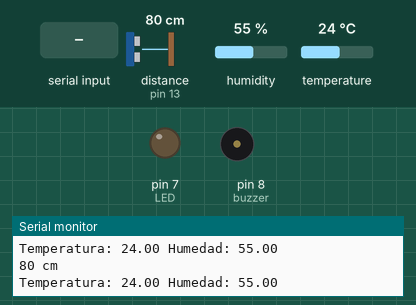
Recording of a sketch running on a simulated Arduino Uno, built with avr-gcc and run on an emulated ATmega328P. On the bench: output pins drawn as LEDs (lit = HIGH), buzzer (waves = sounding, pin HIGH), the last lines printed to the serial monitor. Wiring (inferred from the names in the program): ultrasonic range finder: trigger pin 12; echo pin 13. The test bench sets the inputs (shaded band); at power-on: distance to the obstacle (sensor on pin 13) 80 cm, humidity 55 %, temperature 24 °C. The echo pulse lasts 58.3 µs per cm; pins used as bus, display or sensor lines are not drawn.

Above: at 3.3 s.
3.4 s: "1" received over the second serial link
At 6.7 s:
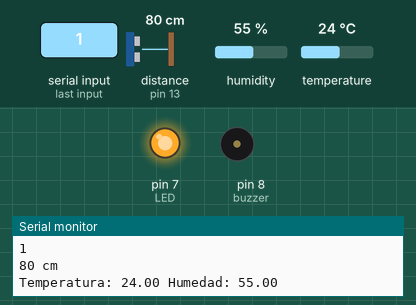
7.1 s: "3" received over the second serial link
At 9.0 s:
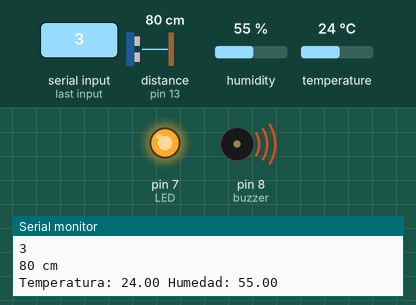
10.4 s: "2" received over the second serial link
At 14.3 s:
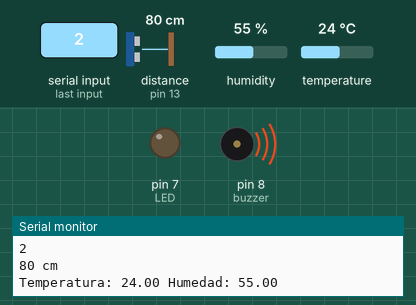
14.7 s: "4" received over the second serial link
At 16.5 s:
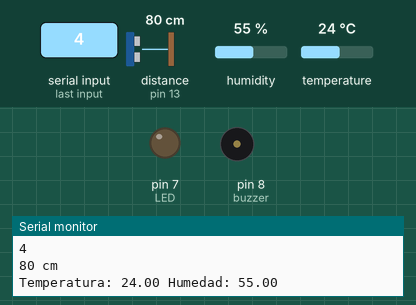
Timing chart, 0 to 18.0 s (numbered marks = the images above; inputs shaded):
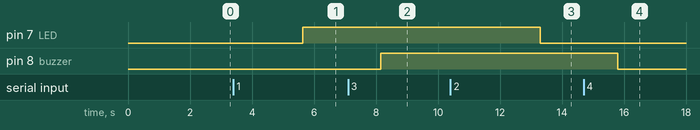

Measured:
- after the input at 3.4 s, pin 7 (LED): LOW → HIGH after 2.2 s
- after the input at 7.1 s, pin 8 (buzzer): LOW → HIGH after 1.1 s
- after the input at 10.4 s, pin 7 (LED): HIGH → LOW after 2.9 s
- after the input at 14.7 s, pin 8 (buzzer): HIGH → LOW after 1.1 s

The sketch:

arduinoSketch.ino
```cpp
//#include "DHT.h"
//#define DHTPIN 7
//#define DHTTYPE DHT11
//DHT dht(DHTPIN, DHTTYPE);

#include <SoftwareSerial.h> /*Librería que permite establecer comunicación serie en otros pins*/
/*Aquí conectamos los pins RXD,TDX del módulo Bluetooth.*/
SoftwareSerial BT(10,11);

#define PIN_TRIG 12
#define PIN_ECO  13
#include <DHT11.h>

const int buzzer = 8; //pin de activacion del buzzer
const int LED = 7; //led Rojo de prueba de conexión
int led = 7;
char inbyte = 0; //Char para leer el led
long valor; //valor para el sensor de movimiento
const int sensorPin= A0;
const int potenciometro =A0;
int brillo;


void setup() {
  // initialise serial communications at 9600 bps:
  Serial.begin(9600);
  pinMode(led, OUTPUT);
  digitalWrite(led, LOW);
  //dht.begin();
  BT.begin(9600);
  pinMode(buzzer, OUTPUT); //buzzer como salida de audio
    /* Inicializacion de pines digitales SENSOR PROXIMIDAD*/
  pinMode(PIN_TRIG, OUTPUT);
  pinMode(PIN_ECO, INPUT);
}

void loop() {
  if (BT.available() > 0)
  {
    inbyte = BT.read();
    BT.println(inbyte);
    Serial.println(inbyte);
    //Serial.write(BT.read());
  }
  getProximidad();
  getBuzzer();
  getDHT11();
  getLed();
  sendAndroidValues();
  delay(2000);

}

//enviar los valores por el dipositivo android por el modulo Bluetooth
void sendAndroidValues()
{
  BT.println("");
}

void getProximidad(){
   /*desde aqui es el de proximidad*/
  long duracion, distancia;  // Variables

  /* Hacer el disparo */
  digitalWrite(PIN_TRIG, LOW);
  delayMicroseconds(2);
  digitalWrite(PIN_TRIG, HIGH);  // Flanco ascendente
  delayMicroseconds(10);        // Duracion del pulso
  digitalWrite(PIN_TRIG, LOW);  // Flanco descendente

  /* Recepcion del eco de respuesta */
  duracion = pulseIn(PIN_ECO, HIGH);

  /* Calculo de la distancia efectiva */
  distancia = (duracion/2) / 29;

/* Imprimir resultados a la terminal serial */

 if (distancia >= 5000 ){
    Serial.println("Fuera de rango");
    }
  else {
    Serial.print(distancia);
    Serial.println(" cm");

  /* Retardo para disminuir la frecuencia de las lecturas*/
  delay(500);
  }

}

void getLed(){
    if (inbyte == '1'){
      digitalWrite(led, HIGH); //LED on
    }
    if (inbyte == '2'){
      digitalWrite(led, LOW); //LED off
    }
}
void getBuzzer(){
  if (inbyte == '3'){
  digitalWrite(buzzer, HIGH); //buzzer on
  }
  if (inbyte == '4'){
  digitalWrite(buzzer, LOW); //buzzer oFF
  }
}

void getDHT11(){
  int pin=6;
  DHT11 dht11(pin);
    int err;
       float temp, hum;
       if((err = dht11.read(hum, temp)) == 0)    // Si devuelve 0 es que ha leido bien
          {
             Serial.print("Temperatura: ");
             Serial.print(temp);
             Serial.print(" Humedad: ");
             Serial.print(hum);
             Serial.println();
             BT.println(temp);
             BT.println(hum);
          }
       else
          {
             Serial.println();
             Serial.print("Error Num :");
             Serial.print(err);
             Serial.println();
             BT.println(err);
          }
}

void getPotenciometro(){
  brillo = analogRead (potenciometro) / 4;
  analogWrite(LED, brillo);
  // leemos del pin A0 valor
  valor = analogRead(A0);
  if(valor >= 0 && valor <=255)
  {
      Color(0 ,255 ,255) ;
  }
  if (valor >= 256 && valor <=511)
  {
      Color(0 ,0 ,255) ;
  }
  if (valor >= 512 && valor <=767)
  {
      Color(255 ,0 ,255) ;
  }
   if (valor >= 768 && valor <=1023)
  {
      Color(255 ,0 ,0) ;
  }
}
void Color(int R, int G, int B){
        analogWrite(9 , R) ;   // Red    - Rojo
        analogWrite(10, G) ;   // Green - Verde
        analogWrite(11, B) ;   // Blue - Azul

}
```
